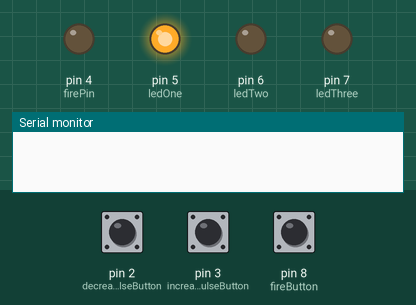
The sketch below on a simulated Arduino Uno, built with avr-gcc and run on an emulated ATmega328P. Shown: output pins drawn as LEDs (lit = HIGH), the last lines printed to the serial monitor. Inputs (shaded band) come from the test bench; at power-on: pin 3 (increasePulseButton) LOW, pin 2 (decreasePulseButton) LOW, pin 8 (fireButton) HIGH.

Above: at 1.2 s.
1.3 s: pin 3 (increasePulseButton) pulled HIGH for 0.15 s
At 2.5 s:
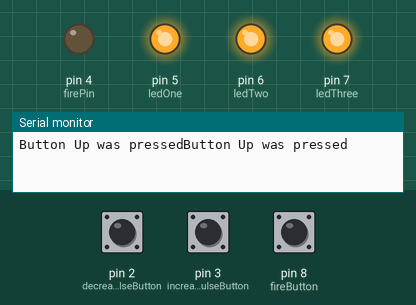
2.9 s: pin 2 (decreasePulseButton) pulled HIGH for 0.15 s
4.5 s: pin 2 (decreasePulseButton) driven HIGH and pin 3 (increasePulseButton) driven HIGH
6.0 s: pin 3 (increasePulseButton) driven LOW
Timing chart, 0 to 8.5 s (numbered marks = the images above; inputs shaded):
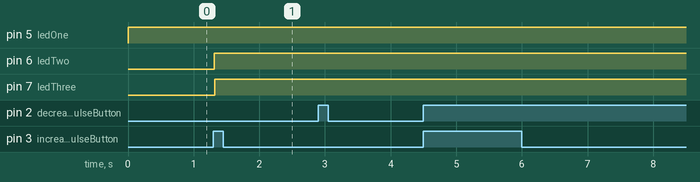

The sketch:

spotWelder.ino
```cpp
#define decreasePulseButton 2
#define increasePulseButton 3
#define fireButton          8
#define firePin             4
#define ledOne              5
#define ledTwo              6
#define ledThree            7


int pulse = 1;
int pulseDuration;// 50-100-150 ms, depending on pulse variable
int buttonStateDecrease, buttonStateIncrease, fireButtonState ;

void setup() {
  Serial.begin(9600);
  pinMode(decreasePulseButton, INPUT);
  pinMode(increasePulseButton, INPUT);
  pinMode(fireButton, INPUT);

  pinMode(firePin, OUTPUT);
  pinMode(ledOne, OUTPUT);
  pinMode(ledTwo, OUTPUT);
  pinMode(ledThree, OUTPUT);

  digitalWrite(firePin, LOW);
  digitalWrite(ledOne, LOW);
  digitalWrite(ledTwo, LOW);
  digitalWrite(ledThree, LOW);

}

void loop() {
  checkIfAnyButtonsArePressed();
  displayPulseLength();
  takeAction();
}


void checkIfAnyButtonsArePressed(){
  buttonStateDecrease = digitalRead(decreasePulseButton);
  delay(2);
  buttonStateIncrease = digitalRead(increasePulseButton);
  delay(2);
  fireButtonState     = digitalRead(fireButton);
  delay(2);
}

void displayPulseLength() {
  switch (pulse) {
    case 1: {
      digitalWrite(ledOne, HIGH);
      break;
    }
    case 2: {
      digitalWrite(ledOne, HIGH);
      digitalWrite(ledTwo, HIGH);
      break;
    }
    case 3: {
      digitalWrite(ledOne, HIGH);
      digitalWrite(ledTwo, HIGH);
      digitalWrite(ledThree, HIGH);
      break;
    }
  }
}

void takeAction() {

  //Minus Button
  if ((buttonStateDecrease == HIGH) &&
      (pulse > 1) &&
      (!buttonStateIncrease == HIGH)) {
    pulse -= 1;
    Serial.print("Button Down was pressed");
  }

  //Plus Button
  if ((buttonStateIncrease == HIGH) &&
      (pulse < 3) &&
      (!buttonStateDecrease == HIGH)) {
    pulse += 1;
    Serial.print("Button Up was pressed");
  }

  //Fire Button
//  if (fireButtonState == HIGH) {
//    pulseDuration = 50 * pulse;
//    Serial.print("Fire Button was pressed");
//    Serial.println(pulseDuration);
//    //INITIAL SHORT pulse
//    digitalWrite(firePin, HIGH);
//    delay(50);
//    digitalWrite(firePin, LOW);
//    //MAIN WELD pulse
//    digitalWrite(firePin, HIGH);
//    delay(pulseDuration);
//    digitalWrite(firePin, LOW);
//  }
}
```

Measured:
- after the input at 1.3 s, pin 6 (ledTwo), pin 7 (ledThree): LOW → HIGH at once
